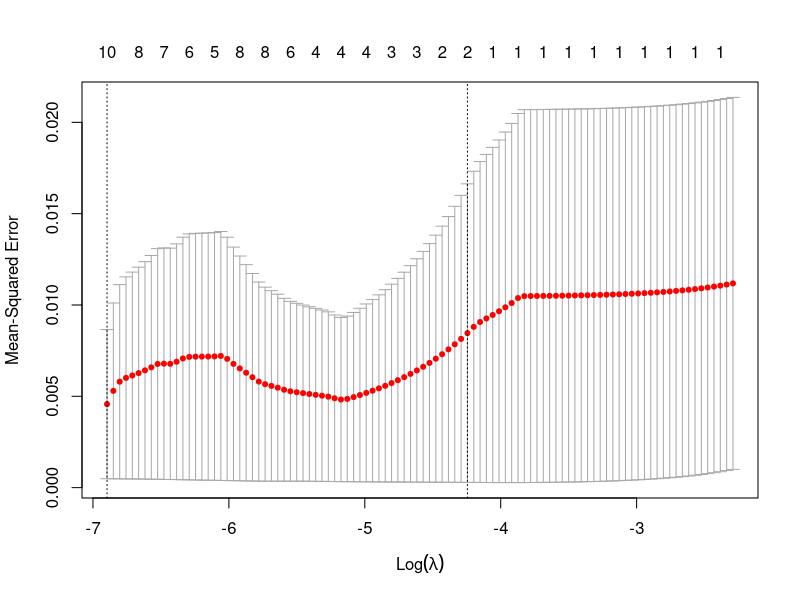
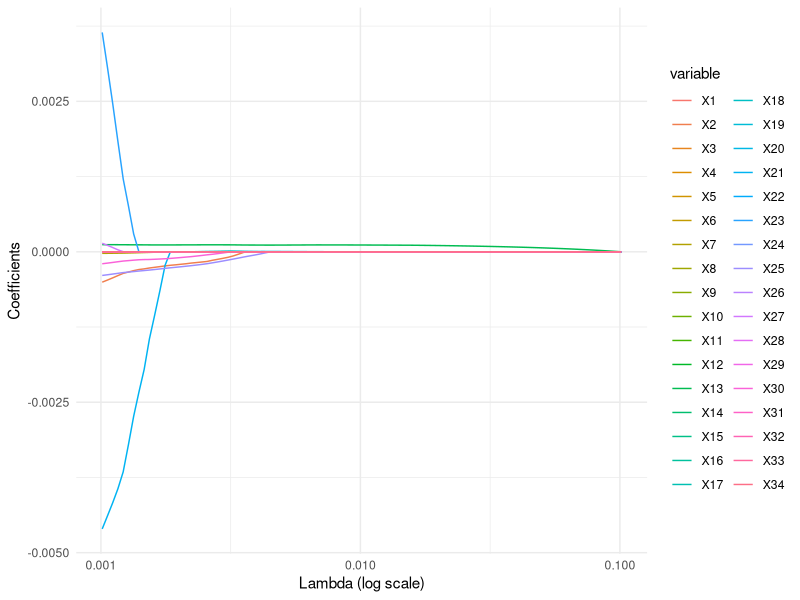

Write R code to recreate these figures, in order.
library(readxl)
Dataset <- read_excel('data penelitian.xlsx')
replace_na_with_zero <- function(vec) {
  vec[is.na(vec)] <- 0
  return(vec)
}
Dataset <- apply(Dataset, 2, replace_na_with_zero)
Dataset <- Dataset[,-1]
Dataset <- data.frame(Dataset)

library(dplyr)
char_cols <- sapply(Dataset, is.character)
# Convert character columns to numeric
Dataset[char_cols] <- lapply(Dataset[char_cols], as.numeric)

library(glmnet)

ind <- sample(2, nrow(Dataset), replace = TRUE, prob = c(0.7, 0.3))

train <- Dataset[ind==1,]

test <- Dataset[ind==2,]

X.train <- train[,-1]
Y.train <- train[,1]
X.test <- test[,-1]
Y.test <- test[,1]
#perform k-fold cross-validation to find optimal lambda value
cv_model <- cv.glmnet(as.matrix(X.train), Y.train, alpha = 1)

#find optimal lambda value that minimizes test MSE
lambda <- cv_model$lambda
lambda

#produce plot of test MSE by lambda value
plot(cv_model)

#find coefficients of best model
coefs <- matrix(0, nrow = length(lambda), ncol = ncol(X.train))

for (i in 1:length(lambda)) {
  fit <- glmnet(X.train, Y.train, alpha = 1, lambda = lambda[i])
  coefs[i,] <- coef(fit, s = lambda[i])[-1]  # Excluding intercept
}

df <- data.frame(lambdas = lambda, coefs)
df_melted <- reshape2::melt(df, id.vars = "lambdas")

library(ggplot2)
# Create and display the plot
p <- ggplot(df_melted, aes(x = lambdas, y = value, color = variable)) +
  geom_line() +
  scale_x_log10() +
  labs(x = "Lambda (log scale)", y = "Coefficients") +
  theme_minimal()

print(p)

#use fitted best model to make predictions
best_lambda <- cv_model$lambda.min
best_model <- glmnet(as.matrix(X.train), Y.train, alpha = 1, lambda = best_lambda)
coef(best_model)

#use fitted best model to make predictions
y_predicted <- predict(best_model, s = best_lambda, newx = as.matrix(X.test))

#find SST and SSE
sst <- sum((Y.test - mean(Y.test))^2)
sse <- sum((y_predicted - Y.test)^2)

#find R-Squared
rsq <- 1 - sse/sst
rsq

rmse <- function(predictions, actuals) {
  sqrt(mean((predictions - actuals)^2))
}

lasso_rmse <- rmse(y_predicted, Y.test)

r_squared <- function(predictions, actuals) {
  1 - sum((actuals - predictions)^2) / sum((actuals - mean(actuals))^2)
}

lasso_r_squared <- r_squared(y_predicted, Y.test)
